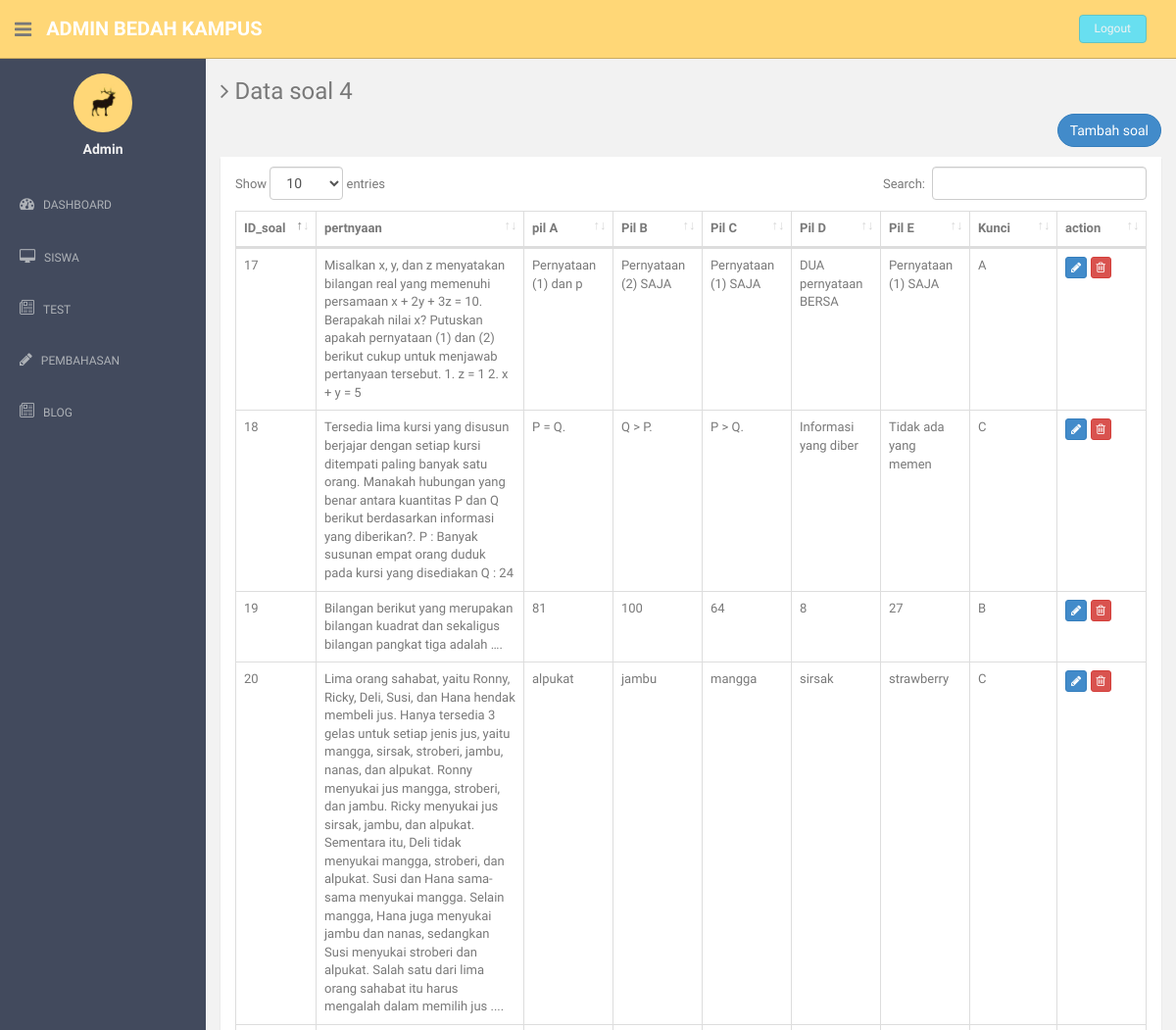
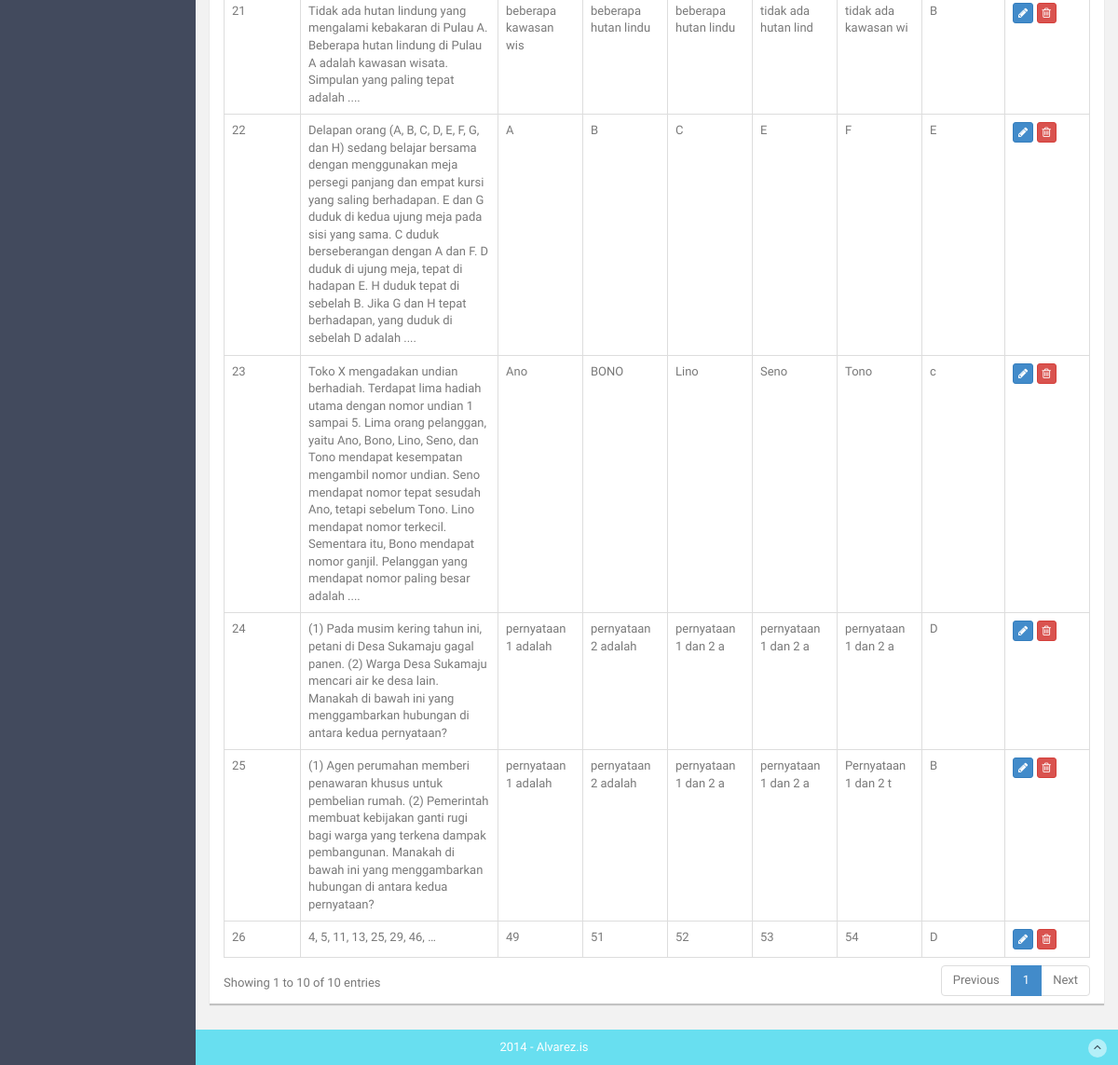
/index.php/admin/dftr_soal?id_tes=4, run on the app's committed database (2 pictures, top to bottom).
### tables this page shows
CREATE TABLE `soal` (
  `ID_soal` int(11) NOT NULL,
  `soal` text NOT NULL,
  `a` text NOT NULL,
  `b` text NOT NULL,
  `c` text NOT NULL,
  `d` text NOT NULL,
  `e` text NOT NULL,
  `kunci` varchar(2) NOT NULL,
  `id_tes` int(5) NOT NULL
);

### application/controllers/Admin.php (called while the page is built, shortened)
<?php
class Admin extends CI_Controller
{
	public function __construct(){
        $this->load->model('Madmin');
		$this->load->model('Msoal');
    }
	public function dftr_soal()
	{
		$id_tes = $_GET['id_tes'];
		$data['soal'] = $this->Msoal->dftr_soal($id_tes)->result();
		$this->load->view('admin/dftrsoal',$data);
	}
}
?>

### index.php (called while the page is built, shortened)
<?php
require_once BASEPATH.'core/CodeIgniter.php';

### application/models/Msoal.php (called while the page is built, shortened)
<?php
class Msoal extends CI_model {
	public function dftr_soal($id_tes){
		$this->db->where('id_tes',$id_tes);
		return $this->db->get('soal');
	}
}
?>

### application/views/admin/dftrsoal.php (the view, shortened to what this page needs)
<!DOCTYPE html>
<html lang="en">
  <head>
    <link href="<?php echo base_url('dst/assets/css/bootstrap.css '); ?>" rel="stylesheet">
    <link href="<?php echo base_url('dst/datatables/dataTables.bootstrap4.css'); ?>" rel="stylesheet">
    <link href="<?php echo base_url('dst/assets/font-awesome/css/font-awesome.css '); ?>" rel="stylesheet" />
    <link rel="stylesheet" type="text/css" href="<?php echo base_url('dst/assets/css/zabuto_calendar.css '); ?>">
    <link rel="stylesheet" type="text/css" href="<?php echo base_url('dst/assets/js/gritter/css/jquery.gritter.css '); ?>" />
    <link rel="stylesheet" type="text/css" href="<?php echo base_url('dst/assets/lineicons/style.css '); ?>">
    <link href="<?php echo base_url('dst/assets/css/style.css '); ?>" rel="stylesheet">
    <link href="<?php echo base_url('dst/assets/css/style-responsive.css '); ?>" rel="stylesheet">
  </head>
  <body>
  <section id="container" >
      <header class="header black-bg">
              <div class="sidebar-toggle-box">
                  <div class="fa fa-bars tooltips" data-placement="right" data-original-title="Toggle Navigation"></div>
              </div>
            <a href="index.html" class="logo"><b>Admin Bedah kampus</b></a>
            <div class="top-menu">
              <ul class="nav pull-right top-menu">
                    <li><a class="logout" href="logout">Logout</a></li>
              </ul>
            </div>
        </header>
      <?php include 'navbar.php'; ?>
      <section id="main-content">
          <section class="wrapper site-min-height">
            <h3><i class="fa fa-angle-right"></i> Data soal <?php echo $_GET['id_tes']; ?></h3>
            <a href="tmbh_soal?id_tes=<?php echo $_GET['id_tes']; ?>"> <button class="btn btn-round btn-primary" style="float: right;">Tambah soal</button></a>
            <div class="row mt">
              <div class="col-lg-12" >
              <p>
                <div class="card mb-3" style="height: 100%">
                  <div class="card-header" style="padding-bottom: 10px"> </div>
                  <div class="card-body">
                    <div class="table-responsive">
                      <table class="table table-bordered" id="dataTable" width="100%" cellspacing="0">
                        <thead>
                          <tr>
                            <th width="5%">ID_soal</th>
                            <th width="25%">pertnyaan</th>
                            <th width="10%">pil A</th>
                            <th width="10%">Pil B</th>
                            <th width="10%">Pil C</th>
                            <th width="10%">Pil D</th>
                            <th width="10%">Pil E</th>
                            <th width="10%">Kunci</th>
                            <th width="10%">action</th>
                          </tr>
                        </thead>
                        <tbody>
                          <?php foreach ($soal as $row) {
                            $pertnyaan =  $row->soal;
                            $a =  substr($row->a, 0,20);
                            $b =  substr($row->b, 0,20);
                            $c =  substr($row->c, 0,20);
                            $d =  substr($row->d, 0,20);
                            $e =  substr($row->e, 0,20);
                            $pertnyaan = strip_tags($pertnyaan);
                            $a = strip_tags($a);
                            $b = strip_tags($b);
                            $c = strip_tags($c);
                            $d = strip_tags($d);
                            $e = strip_tags($e);
                            echo "<tr>
                            <td>$row->ID_soal</td>
                            <td>$pertnyaan</td>
                            <td>$a</td>
                            <td>$b</td>
                            <td>$c</td>
                            <td>$d</td>
                            <td>$e</td>
                            <td>$row->kunci</td>
                            <td><a href='updt_soal?id_sl=$row->ID_soal'><button class='btn btn-primary btn-xs'><i class='fa fa-pencil'></i></button></a>
                                <a href='del_soal?id_sl=$row->ID_soal'><button class='btn btn-danger btn-xs'><i class='fa fa-trash-o ''></i></button></td></a>
                          </tr>";
                          } ?>
                        </tbody>
                      </table>
                    </div>
                  </div>
                </div></p>
              </div>
            </div>
    </section><! --/wrapper -->
      </section>
      <footer class="site-footer">
          <div class="text-center">
              2014 - Alvarez.is
              <a href="index.html#" class="go-top">
                  <i class="fa fa-angle-up"></i>
              </a>
          </div>
      </footer>
  </section>
  </body>
</html>

### dst/assets/css/style.css (style rules this page uses)
body { color: #797979; background: #f2f2f2; font-family: 'Ruda', sans-serif; padding: 0px !important; margin: 0px !important; font-size:13px; }
ul li { list-style: none; }
a, a:hover, a:focus { text-decoration: none; outline: none; }
#container { width: 100%; height: 100%; }
.btn-round { border-radius: 20px; -webkit-border-radius: 20px; }
.mt { margin-top: 25px; }
ul.top-menu > li > .logout { color: #f2f2f2; font-size: 12px; border-radius: 4px; -webkit-border-radius: 4px; border: 1px solid #64c3c2 !important; padding: 5px 15px; margin-right: 15px; background: #68dff0; margin-top: 15px; }
#main-content { margin-left: 210px; }
.header, .footer { min-height: 60px; padding: 0 15px; }
.header { position: fixed; left: 0; right: 0; z-index: 1002; }
.black-bg { background: #ffd777; border-bottom: 1px solid #c9aa5f; }
.wrapper { display: inline-block; margin-top: 60px; padding-left: 15px; padding-right: 15px; padding-bottom: 15px; padding-top: 0px; width: 100%; }
a.logo { font-size: 20px; color: #ffffff; float: left; margin-top: 15px; text-transform: uppercase; }
a.logo b { font-weight: 900; }
#top_menu .nav > li, ul.top-menu > li { float: left; }
ul.top-menu > li > a { color: #666666; font-size: 16px; border-radius: 4px; -webkit-border-radius: 4px; border:1px solid #666666 !important; padding: 2px 6px; margin-right: 15px; }
.sidebar-toggle-box { float: left; padding-right: 15px; margin-top: 20px; }
.sidebar-toggle-box .fa-bars { cursor: pointer; display: inline-block; font-size: 20px; }
.card { background: white; box-shadow: 0 2px 1px rgba(0, 0, 0, 0.2); margin-bottom: 1em; height: 250px; }
.site-footer { background: #68dff0; color: #fff; padding: 10px 0; }
.go-top { margin-right: 1%; float: right; background: rgba(255,255,255,.5); width: 20px; height: 20px; border-radius: 50%; -webkit-border-radius: 50%; }
.go-top i { color: #2A3542; }
.site-min-height { min-height: 900px; }

### data on the page
soal: ID_soal "17", soal "Misalkan x, y, dan z menyatakan bilangan real yang memenuhi persamaan x + 2y + 3z = 10. Berapakah nilai x? Putuskan apakah pernyataan (1) dan (2) berikut cukup untuk menjawab pertanyaan tersebut. 1. z = 1 2. x + y = 5", a "Pernyataan (1) dan p", b "Pernyataan (2) SAJA", c "Pernyataan (1) SAJA", d "DUA pernyataan BERSA", e "Pernyataan (1) SAJA", kunci "A"
soal: ID_soal "18", soal "Tersedia lima kursi yang disusun berjajar dengan setiap kursi ditempati paling banyak satu orang. Manakah hubungan yang benar antara kuantitas P dan Q berikut berdasarkan informasi yang diberikan?. P : Banyak susunan empat orang duduk pada kursi yang disediakan Q : 24", a "P = Q.", b "Q > P.", c "P > Q.", d "Informasi yang diber", e "Tidak ada yang memen", kunci "C"
soal: ID_soal "19", soal "Bilangan berikut yang merupakan bilangan kuadrat dan sekaligus bilangan pangkat tiga adalah ….", a "81", b "100", c "64", d "8", e "27", kunci "B"
soal: ID_soal "20", soal "Lima orang sahabat, yaitu Ronny, Ricky, Deli, Susi, dan Hana hendak membeli jus. Hanya tersedia 3 gelas untuk setiap jenis jus, yaitu mangga, sirsak, stroberi, jambu, nanas, dan alpukat. Ronny menyukai jus mangga, stroberi, dan jambu. Ricky menyukai jus sirsak, jambu, dan alpukat. Sementara itu, Deli tidak menyukai mangga, stroberi, dan alpukat. Susi dan Hana sama-sama menyukai mangga. Selain mangga, Hana juga menyukai jambu dan nanas, sedangkan Susi menyukai stroberi dan alpukat. Salah satu dari lima orang sahabat itu harus mengalah dalam memilih jus ....", a "alpukat", b "jambu", c "mangga", d "sirsak", e "strawberry", kunci "C"
soal: ID_soal "21", soal "Tidak ada hutan lindung yang mengalami kebakaran di Pulau A. Beberapa hutan lindung di Pulau A adalah kawasan wisata. Simpulan yang paling tepat adalah ....", a "beberapa kawasan wis", b "beberapa hutan lindu", c "beberapa hutan lindu", d "tidak ada hutan lind", e "tidak ada kawasan wi", kunci "B"
soal: ID_soal "22", soal "Delapan orang (A, B, C, D, E, F, G, dan H) sedang belajar bersama dengan menggunakan meja persegi panjang dan empat kursi yang saling berhadapan. E dan G duduk di kedua ujung meja pada sisi yang sama. C duduk berseberangan dengan A dan F. D duduk di ujung meja, tepat di hadapan E. H duduk tepat di sebelah B. Jika G dan H tepat berhadapan, yang duduk di sebelah D adalah ....", a "A", b "B", c "C", d "E", e "F", kunci "E"
soal: ID_soal "23", soal "Toko X mengadakan undian berhadiah. Terdapat lima hadiah utama dengan nomor undian 1 sampai 5. Lima orang pelanggan, yaitu Ano, Bono, Lino, Seno, dan Tono mendapat kesempatan mengambil nomor undian. Seno mendapat nomor tepat sesudah Ano, tetapi sebelum Tono. Lino mendapat nomor terkecil. Sementara itu, Bono mendapat nomor ganjil. Pelanggan yang mendapat nomor paling besar adalah ....", a "Ano", b "BONO", c "Lino", d "Seno", e "Tono", kunci "c"
soal: ID_soal "24", soal "(1) Pada musim kering tahun ini, petani di Desa Sukamaju gagal panen. (2) Warga Desa Sukamaju mencari air ke desa lain. Manakah di bawah ini yang menggambarkan hubungan di antara kedua pernyataan?", a "pernyataan 1 adalah", b "pernyataan 2 adalah", c "pernyataan 1 dan 2 a", d "pernyataan 1 dan 2 a", e "pernyataan 1 dan 2 a", kunci "D"
soal: ID_soal "25", soal "(1) Agen perumahan memberi penawaran khusus untuk pembelian rumah. (2) Pemerintah membuat kebijakan ganti rugi bagi warga yang terkena dampak pembangunan. Manakah di bawah ini yang menggambarkan hubungan di antara kedua pernyataan?", a "pernyataan 1 adalah", b "pernyataan 2 adalah", c "pernyataan 1 dan 2 a", d "pernyataan 1 dan 2 a", e "Pernyataan 1 dan 2 t", kunci "B"
soal: ID_soal "26", soal "4, 5, 11, 13, 25, 29, 46, …", a "49", b "51", c "52", d "53", e "54", kunci "D"

### other printed values
$_GET['id_tes'] "4"
